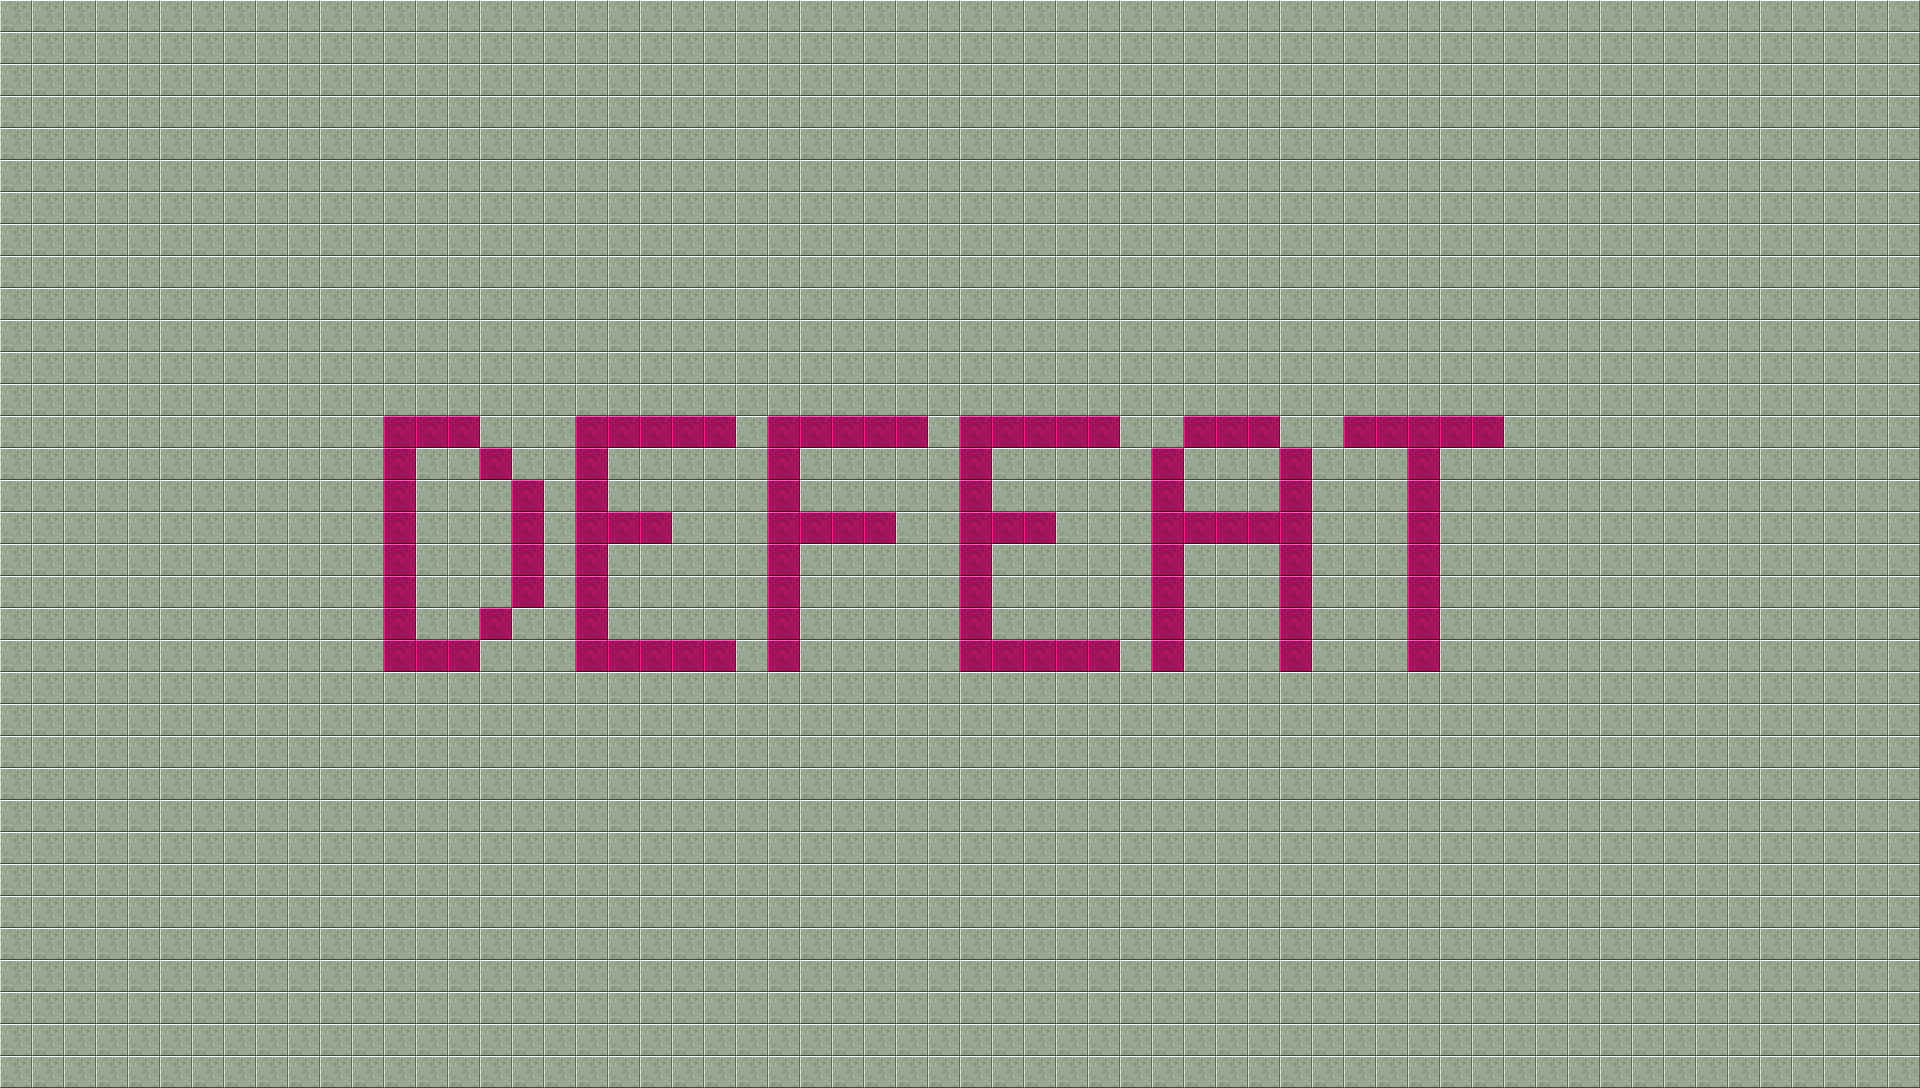

Below is a game level as drawn by its tile map, then a one-line description and the .tmx that defines it (tile-layer data replaced by summaries):
An orthogonal 60x34 tile map with 32x32 px tiles, 2 tile layers (terrain, collision), 2 tilesets.

<map version="1.2" tiledversion="1.3.5" orientation="orthogonal" renderorder="right-down" width="60" height="34" tilewidth="32" tileheight="32" infinite="0" nextlayerid="8" nextobjectid="17">
 <editorsettings>
  <export target="campaign_01_room_001.json" format="json" />
 </editorsettings>
 <tileset firstgid="1" name="floor" tilewidth="32" tileheight="32" tilecount="140" columns="14">
  <image source="../images/tilesets/scifi_floor.png" width="448" height="320" />
 </tileset>
 <tileset firstgid="141" name="collision_tiles" tilewidth="32" tileheight="32" tilecount="1" columns="1">
  <image source="../images/tilesets/collision.png" width="32" height="32" />
 </tileset>
 <layer id="1" name="terrain" width="60" height="34">
  <data>[2040 cells, 2040 non-empty, 2 distinct tile ids]</data>
 </layer>
 <layer id="4" name="collision" width="60" height="34">
  <data>[2040 cells, 0 non-empty, 0 distinct tile ids]</data>
 </layer>
 <objectgroup id="5" name="navmesh" />
 <objectgroup id="3" name="entities" />
 <objectgroup id="7" name="objectives" />
</map>
